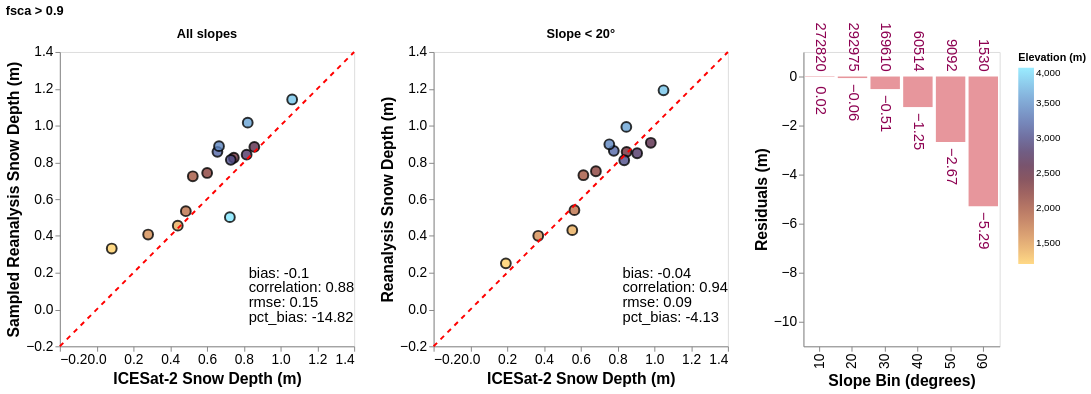

The notebook cell saved with this chart:
### Markdown cell above
#### Plot using fsca > 0.9 (standard slope bins)

### Code cell
# Filter: fsca > 0.9 (standard slope bins)
filter_fsca = atl06sr_gdf['reanalysis_sca'] > 0.9

scatter_fsca, residual_fsca, metrics_fsca = compute_binned_data(
    atl06sr_gdf, filter_fsca, elev_min, elev_max, slope_min, slope_max
)
print_metrics_summary(metrics_fsca, "fsca > 0.9 (standard slope bins)")
create_combined_chart(scatter_fsca, residual_fsca, metrics_fsca, title='fsca > 0.9')

### Figure 1 — Vega-Lite specification as saved in the notebook (floating-point values rounded to 4 significant figures; data arrays with more than 128 entries replaced by an {"elided": "..."} marker saying what was removed)
{"config": {"view": {"continuousWidth": 300, "continuousHeight": 300}, "axis": {"grid": false, "labelFontSize": 14, "titleFontSize": 16}}, "hconcat": [{"hconcat": [{"layer": [{"data": {"name": "data-a60b701646826cb51f4a2d563c1a70f2"}, "mark": {"type": "circle", "opacity": 0.8, "size": 100, "stroke": "black"}, "encoding": {"color": {"field": "elevation_bin", "scale": {"range": {"elided": "256 str values"}}, "title": "Elevation (m)", "type": "quantitative"}, "x": {"field": "x_medians", "scale": {"domain": [-0.2, 1.3]}, "title": "ICESat-2 Snow Depth (m)", "type": "quantitative"}, "y": {"field": "y_medians", "scale": {"domain": [-0.2, 1.3]}, "title": "Sampled Reanalysis Snow Depth (m)", "type": "quantitative"}}, "title": "All slopes"}, {"data": {"name": "data-cd27906f33c5e329deb7218c38520214"}, "mark": {"type": "line", "color": "red", "strokeDash": [5, 5]}, "encoding": {"x": {"field": "x", "type": "quantitative"}, "y": {"field": "y", "type": "quantitative"}}}, {"data": {"name": "data-da07ed7d1d8c2e187d51b90912951268"}, "mark": {"type": "text", "align": "left", "baseline": "middle", "dx": 5, "fontSize": 15}, "encoding": {"text": {"field": "annotation_text", "type": "nominal"}, "x": {"field": "x_pos", "type": "quantitative"}, "y": {"field": "y_pos", "type": "quantitative"}}, "transform": [{"calculate": "datum.metric_label + ': ' + datum.metric_2f", "as": "annotation_text"}]}]}, {"layer": [{"data": {"name": "data-6eb45a9f9cdd57df3a81729370644908"}, "mark": {"type": "circle", "opacity": 0.8, "size": 100, "stroke": "black"}, "encoding": {"color": {"field": "elevation_bin", "scale": {"range": {"elided": "256 str values"}}, "type": "quantitative"}, "x": {"field": "x_medians", "scale": {"domain": [-0.2, 1.4]}, "title": "ICESat-2 Snow Depth (m)", "type": "quantitative"}, "y": {"field": "y_medians", "scale": {"domain": [-0.2, 1.4]}, "title": "Reanalysis Snow Depth (m)", "type": "quantitative"}}, "title": "Slope < 20°"}, {"data": {"name": "data-cd27906f33c5e329deb7218c38520214"}, "mark": {"type": "line", "color": "red", "strokeDash": [5, 5]}, "encoding": {"x": {"field": "x", "type": "quantitative"}, "y": {"field": "y", "type": "quantitative"}}}, {"data": {"name": "data-d9d97dda8647d2592b6678ff40a76c1a"}, "mark": {"type": "text", "align": "left", "baseline": "middle", "dx": 5, "fontSize": 15}, "encoding": {"text": {"field": "annotation_text", "type": "nominal"}, "x": {"field": "x_pos", "type": "quantitative"}, "y": {"field": "y_pos", "type": "quantitative"}}, "transform": [{"calculate": "datum.metric_label + ': ' + datum.metric_2f", "as": "annotation_text"}]}]}]}, {"layer": [{"mark": {"type": "bar", "color": "#E7969C"}, "encoding": {"x": {"field": "slope_bin", "title": "Slope Bin (degrees)", "type": "ordinal"}, "y": {"field": "residuals", "scale": {"domain": [-10.25, 1.0]}, "title": "Residuals (m)", "type": "quantitative"}}}, {"mark": {"type": "text", "align": "center", "angle": 90, "baseline": "bottom", "color": "#8D0051", "dx": 25, "dy": 7, "fontSize": 15}, "encoding": {"text": {"field": "annotation", "type": "quantitative"}, "x": {"field": "slope_bin", "type": "ordinal"}, "y": {"field": "residuals", "type": "quantitative"}}}, {"mark": {"type": "text", "align": "right", "angle": 90, "baseline": "bottom", "color": "#8D0051", "dx": 0, "dy": 7, "fontSize": 15}, "encoding": {"text": {"field": "sample_size_annotation", "type": "quantitative"}, "x": {"field": "slope_bin", "type": "ordinal"}, "y": {"field": "y_pos", "type": "quantitative"}}}], "data": {"name": "data-cc2d8d06b61549fb945ede1dbf91d5bc"}, "width": 200}], "title": "fsca > 0.9", "$schema": "https://vega.github.io/schema/vega-lite/v5.20.1.json", "datasets": {"data-a60b701646826cb51f4a2d563c1a70f2": [{"x_medians": 0.08218, "y_medians": 0.3316, "labels": "all_by_elevation", "elevation_bin": 1200}, {"x_medians": 0.441, "y_medians": 0.456, "labels": "all_by_elevation", "elevation_bin": 1400}, {"x_medians": 0.28, "y_medians": 0.4076, "labels": "all_by_elevation", "elevation_bin": 1600}, {"x_medians": 0.485, "y_medians": 0.5344, "labels": "all_by_elevation", "elevation_bin": 1800}, {"x_medians": 0.5228, "y_medians": 0.7244, "labels": "all_by_elevation", "elevation_bin": 2000}, {"x_medians": 0.6009, "y_medians": 0.7422, "labels": "all_by_elevation", "elevation_bin": 2200}, {"x_medians": 0.746, "y_medians": 0.825, "labels": "all_by_elevation", "elevation_bin": 2400}, {"x_medians": 0.8574, "y_medians": 0.8838, "labels": "all_by_elevation", "elevation_bin": 2600}, {"x_medians": 0.8155, "y_medians": 0.8418, "labels": "all_by_elevation", "elevation_bin": 2800}, {"x_medians": 0.7295, "y_medians": 0.8138, "labels": "all_by_elevation", "elevation_bin": 3000}, {"x_medians": 0.6567, "y_medians": 0.8574, "labels": "all_by_elevation", "elevation_bin": 3200}, {"x_medians": 0.6654, "y_medians": 0.888, "labels": "all_by_elevation", "elevation_bin": 3400}, {"x_medians": 0.8215, "y_medians": 1.016, "labels": "all_by_elevation", "elevation_bin": 3600}, {"x_medians": 1.063, "y_medians": 1.142, "labels": "all_by_elevation", "elevation_bin": 3800}, {"x_medians": 0.7244, "y_medians": 0.5022, "labels": "all_by_elevation", "elevation_bin": 4000}, {"x_medians": null, "y_medians": null, "labels": "all_by_elevation", "elevation_bin": 4200}, {"x_medians": null, "y_medians": null, "labels": "all_by_elevation", "elevation_bin": 4400}], "data-cd27906f33c5e329deb7218c38520214": [{"x": -0.2, "y": -0.2}, {"x": 1.4, "y": 1.4}], "data-da07ed7d1d8c2e187d51b90912951268": [{"metric": -0.09832, "metric_label": "bias", "labels": "all_by_elevation", "x_pos": 0.8, "y_pos": 0.2, "metric_2f": -0.1}, {"metric": 0.8796, "metric_label": "correlation", "labels": "all_by_elevation", "x_pos": 0.8, "y_pos": 0.12, "metric_2f": 0.88}, {"metric": 0.1505, "metric_label": "rmse", "labels": "all_by_elevation", "x_pos": 0.8, "y_pos": 0.04, "metric_2f": 0.15}, {"metric": -14.82, "metric_label": "pct_bias", "labels": "all_by_elevation", "x_pos": 0.8, "y_pos": -0.04, "metric_2f": -14.82}], "data-6eb45a9f9cdd57df3a81729370644908": [{"x_medians": 0.1929, "y_medians": 0.2508, "labels": "under_20slope", "elevation_bin": 1200}, {"x_medians": 0.5539, "y_medians": 0.4314, "labels": "under_20slope", "elevation_bin": 1400}, {"x_medians": 0.3689, "y_medians": 0.4008, "labels": "under_20slope", "elevation_bin": 1600}, {"x_medians": 0.5656, "y_medians": 0.54, "labels": "under_20slope", "elevation_bin": 1800}, {"x_medians": 0.6143, "y_medians": 0.73, "labels": "under_20slope", "elevation_bin": 2000}, {"x_medians": 0.6824, "y_medians": 0.7516, "labels": "under_20slope", "elevation_bin": 2200}, {"x_medians": 0.8494, "y_medians": 0.857, "labels": "under_20slope", "elevation_bin": 2400}, {"x_medians": 0.9808, "y_medians": 0.9064, "labels": "under_20slope", "elevation_bin": 2600}, {"x_medians": 0.9066, "y_medians": 0.8495, "labels": "under_20slope", "elevation_bin": 2800}, {"x_medians": 0.8364, "y_medians": 0.8114, "labels": "under_20slope", "elevation_bin": 3000}, {"x_medians": 0.7797, "y_medians": 0.8626, "labels": "under_20slope", "elevation_bin": 3200}, {"x_medians": 0.7552, "y_medians": 0.8982, "labels": "under_20slope", "elevation_bin": 3400}, {"x_medians": 0.8478, "y_medians": 0.9926, "labels": "under_20slope", "elevation_bin": 3600}, {"x_medians": 1.05, "y_medians": 1.192, "labels": "under_20slope", "elevation_bin": 3800}, {"x_medians": null, "y_medians": null, "labels": "under_20slope", "elevation_bin": 4000}, {"x_medians": null, "y_medians": null, "labels": "under_20slope", "elevation_bin": 4200}, {"x_medians": null, "y_medians": null, "labels": "under_20slope", "elevation_bin": 4400}], "data-d9d97dda8647d2592b6678ff40a76c1a": [{"metric": -0.035, "metric_label": "bias", "labels": "under_20slope", "x_pos": 0.8, "y_pos": 0.2, "metric_2f": -0.04}, {"metric": 0.9406, "metric_label": "correlation", "labels": "under_20slope", "x_pos": 0.8, "y_pos": 0.12, "metric_2f": 0.94}, {"metric": 0.09106, "metric_label": "rmse", "labels": "under_20slope", "x_pos": 0.8, "y_pos": 0.04, "metric_2f": 0.09}, {"metric": -4.131, "metric_label": "pct_bias", "labels": "under_20slope", "x_pos": 0.8, "y_pos": -0.04, "metric_2f": -4.13}], "data-cc2d8d06b61549fb945ede1dbf91d5bc": [{"residuals": 0.01904, "sample_size": 272820, "slope_bin": 10, "y_pos": 0.2, "sign": "positive", "annotation": "0.02", "sample_size_annotation": "272820"}, {"residuals": -0.06304, "sample_size": 292975, "slope_bin": 20, "y_pos": 0.2, "sign": "negative", "annotation": "-0.06", "sample_size_annotation": "292975"}, {"residuals": -0.5124, "sample_size": 169610, "slope_bin": 30, "y_pos": 0.2, "sign": "negative", "annotation": "-0.51", "sample_size_annotation": "169610"}, {"residuals": -1.246, "sample_size": 60514, "slope_bin": 40, "y_pos": 0.2, "sign": "negative", "annotation": "-1.25", "sample_size_annotation": "60514"}, {"residuals": -2.672, "sample_size": 9092, "slope_bin": 50, "y_pos": 0.2, "sign": "negative", "annotation": "-2.67", "sample_size_annotation": "9092"}, {"residuals": -5.288, "sample_size": 1530, "slope_bin": 60, "y_pos": 0.2, "sign": "negative", "annotation": "-5.29", "sample_size_annotation": "1530"}]}}
